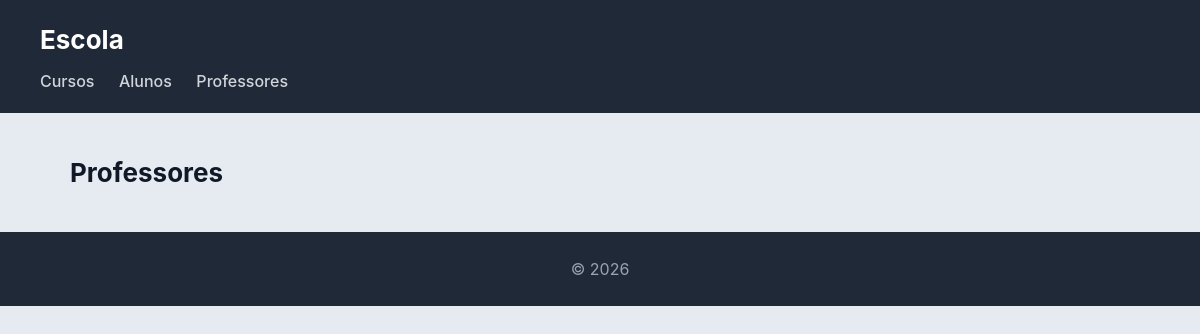
Page /escola/professores/ on the earlier database version.
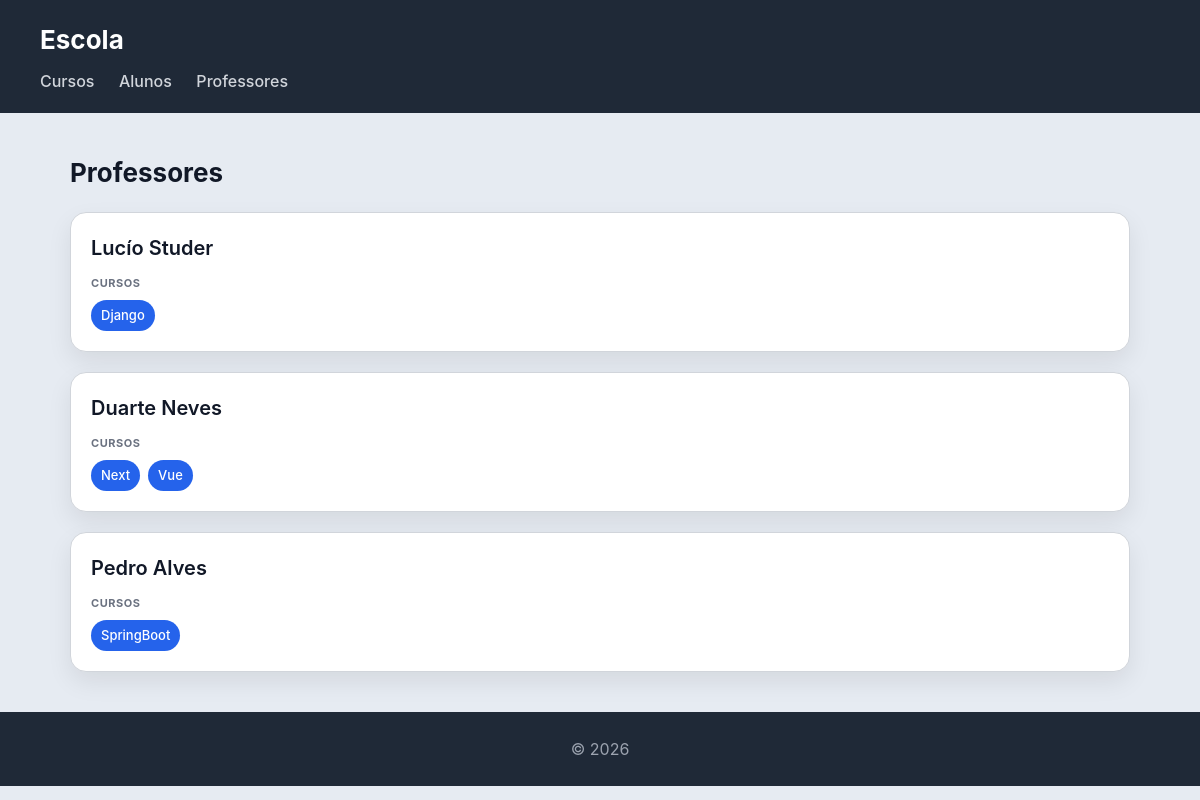
Same page on the later database version.
### escola/models.py (models this page shows, shortened)
class Professor(models.Model):
    nome = models.CharField(max_length=100)
    email = models.EmailField()

class Curso(models.Model):
    nome = models.CharField(max_length=100)
    imagem = models.FileField(upload_to='cursos_escola/')
    professor = models.ForeignKey(Professor, on_delete=models.CASCADE, related_name='cursos')
    alunos = models.ManyToManyField(Aluno, related_name='cursos')

### escola/views.py (the view)
# urls.py: path('professores/',views.professores_view, name="professores"),
def professores_view(request):
    professores=Professor.objects.all()
    return render(request, 'escola/professors.html',{'professores':professores})

### escola/templates/escola/professors.html
{% extends "escola/base.html" %}
{% block content %}
<h2>Professores</h2>
<section>
    {% for professor in professores %}
    <article>
        <header>
            <h3>{{ professor.nome }}</h3>
        </header>
        <section>
            <h4>Cursos</h4>
            <ul>
                {% for curso in professor.cursos.all %}
                    <li>{{ curso.nome }}</li>
                {% empty %}
                    <li>Sem cursos inscritos</li>
                {% endfor %}
            </ul>
        </section>
    </article>
    {% endfor %}
</section>
{% endblock %}

Differences in the rows shown:
added Professor: nome "Lucío Studer"
added Curso: nome "Django", shown under "Lucío Studer"
added Professor: nome "Duarte Neves"
added Curso: nome "Next", shown under "Duarte Neves"
added Curso: nome "Vue", shown under "Duarte Neves"
added Professor: nome "Pedro Alves"
added Curso: nome "SpringBoot", shown under "Pedro Alves"
